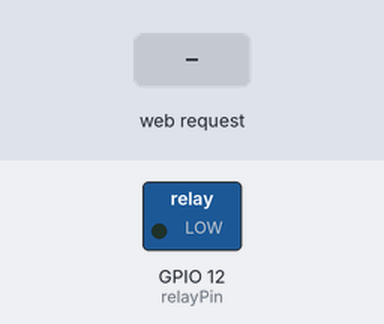
Recording of a sketch running on a simulated ESP32. Parts: switched loads named in the sketch (green lamp = pin HIGH). Inputs (shaded band) come from the test bench. WiFi joins after 1.5 s; servers stay silent unless stated; what the sketch prints to the serial monitor is not drawn.

Above: at 3.2 s.
3.3 s: HTTP request GET /on received
At 4.5 s:
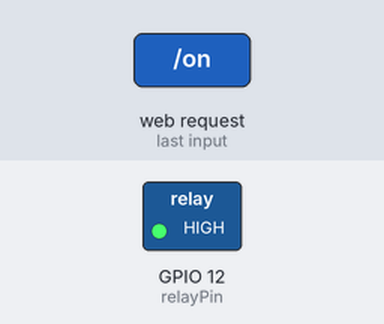
4.8 s: HTTP request GET /off received
At 5.8 s:
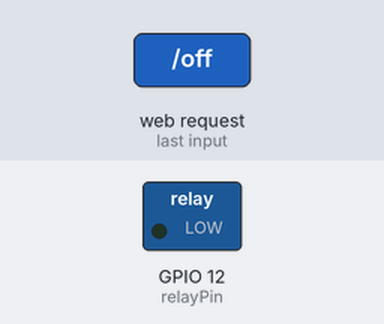
Timing chart, 0 to 7.8 s (numbered marks = the images above; inputs shaded):
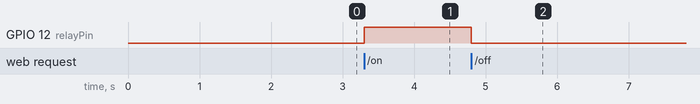

Measured:
- after the input at 3.3 s, GPIO 12 (relayPin): LOW → HIGH at once
- after the input at 4.8 s, GPIO 12 (relayPin): HIGH → LOW at once

The sketch:

esprelay.ino
```cpp
#include <WiFi.h>
#include <WebServer.h>

// Configura el SSID y la contraseña de la red Wi-Fi
const char* ssid = "IoTB";
const char* password = "inventaronelVAR";

// Configura el pin del relay
const int relayPin = 12;

// Crea una instancia del servidor web en el puerto 80
WebServer server(80);

// Función para manejar la solicitud de encendido del relay
void handleRelayOn() {
  digitalWrite(relayPin, HIGH);  // Enciende el relay
  String html = "<html>\
                  <body>\
                    <h1>Relay encendido</h1>\
                    <p><a href=\"/\">Volver a las opciones</a></p>\
                  </body>\
                </html>";
  server.send(200, "text/html", html);
}

// Función para manejar la solicitud de apagado del relay
void handleRelayOff() {
  digitalWrite(relayPin, LOW);   // Apaga el relay
  String html = "<html>\
                  <body>\
                    <h1>Relay apagado</h1>\
                    <p><a href=\"/\">Volver a las opciones</a></p>\
                  </body>\
                </html>";
  server.send(200, "text/html", html);
}

// Función para la raíz del servidor web
void handleRoot() {
  // Página HTML básica para controlar el relay
  String html = "<html>\
                  <body>\
                    <h1>Control de Relay</h1>\
                    <p><a href=\"/on\">Encender</a></p>\
                    <p><a href=\"/off\">Apagar</a></p>\
                  </body>\
                </html>";
  server.send(200, "text/html", html);
}

void setup() {
  // Configura el pin del relay como salida
  pinMode(relayPin, OUTPUT);
  digitalWrite(relayPin, LOW); // Asegura que el relay esté apagado al iniciar

  // Inicializa la conexión serie para el monitoreo
  Serial.begin(115200);

  // Conecta a la red Wi-Fi
  WiFi.begin(ssid, password);
  Serial.print("Conectando a WiFi...");

  while (WiFi.status() != WL_CONNECTED) {
    delay(1000);
    Serial.print(".");
  }
  Serial.println();
  Serial.println("Conectado a la red WiFi!");

  // Imprime la dirección IP asignada
  Serial.print("IP asignada: ");
  Serial.println(WiFi.localIP());

  // Configura las rutas del servidor web
  server.on("/", handleRoot);
  server.on("/on", handleRelayOn);
  server.on("/off", handleRelayOff);

  // Inicia el servidor
  server.begin();
  Serial.println("Servidor web iniciado.");
}

void loop() {
  // Maneja las solicitudes entrantes del servidor web
  server.handleClient();
}
```
